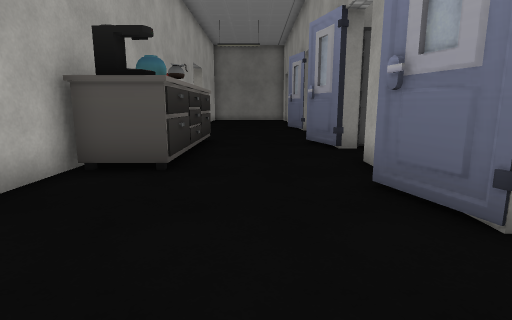
view 1 (above)

20 first-person views from a walk through a Unity game level. The camera is 1.2 m above the floor, tilts 10° down and sees 80° across. The floor is counted in squares, 1 m on a side. Each view is taken from the middle of a square. On the plan, view 1 faces up. The plan holds only what a view shows up to about 13 squares ahead; the rest is blank. The player is left out. Door leaves are left out, so doorways stand open. Some surface patterns are stand-ins.

view 2
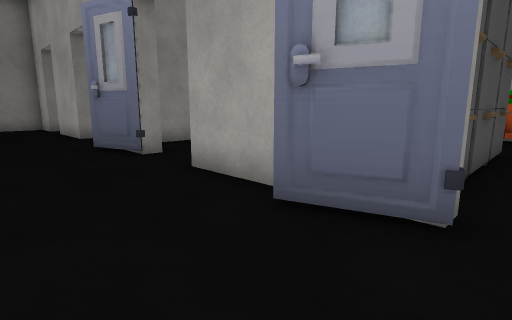

view 3
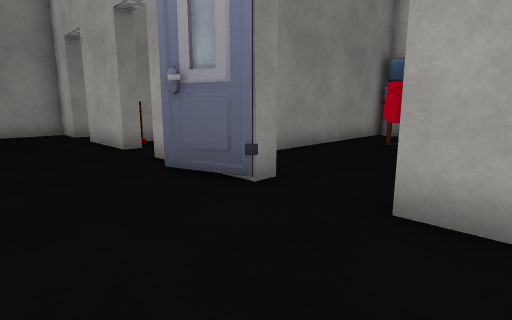

view 4
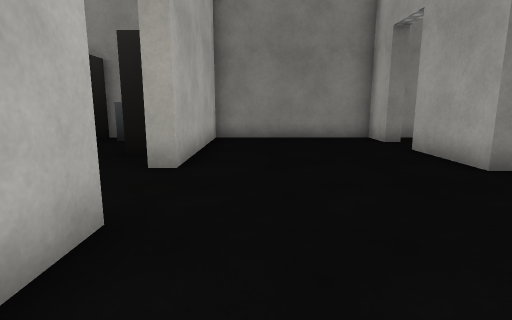

view 5
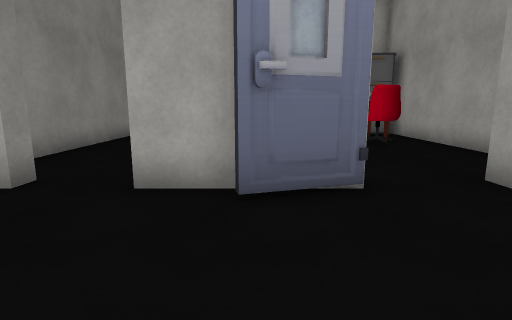

view 6
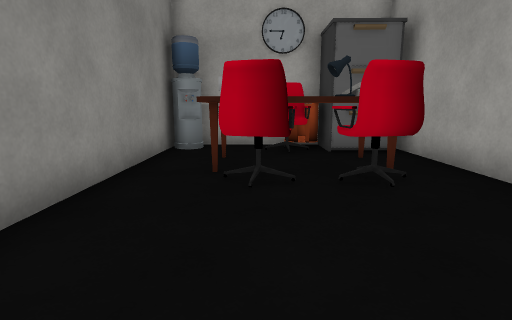

view 7
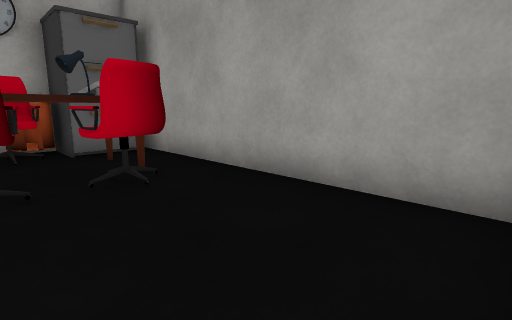

view 8
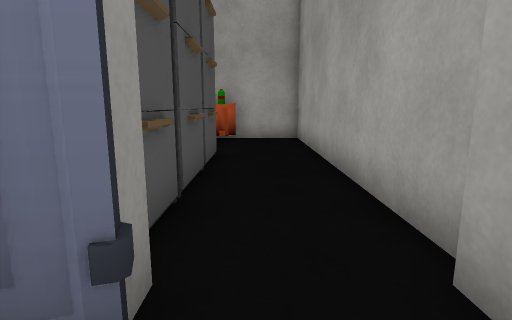

view 9
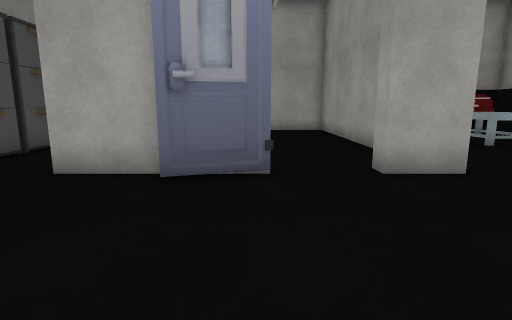

view 10
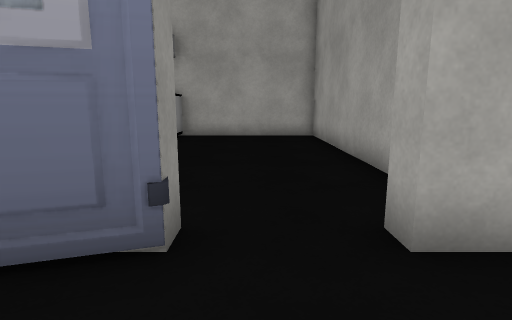

view 11
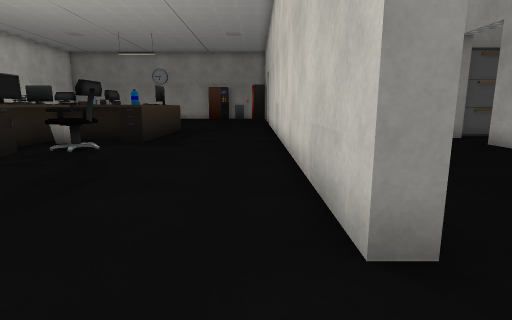

view 12
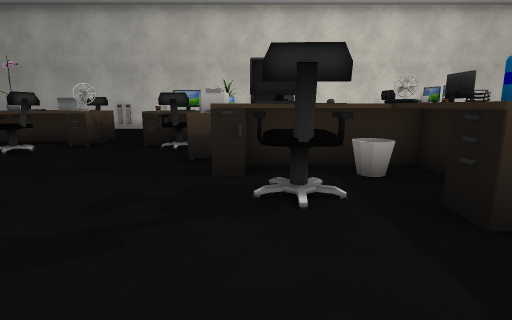

view 13
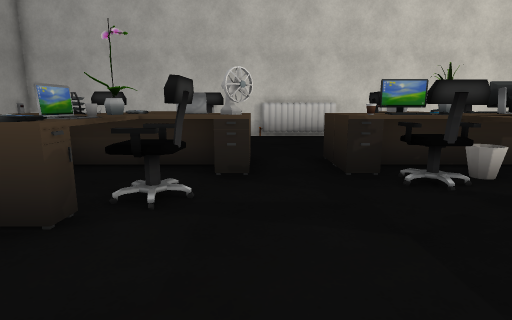

view 14
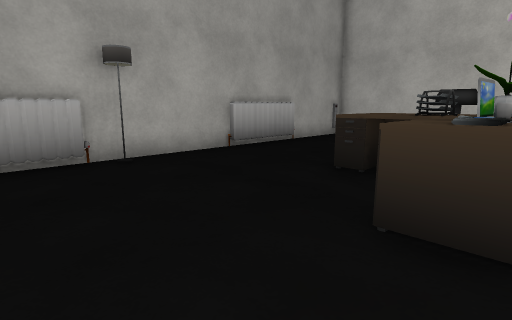

view 15
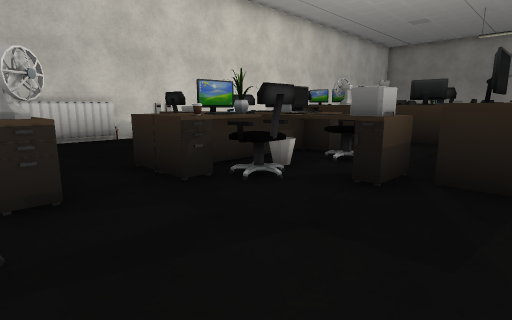

view 16
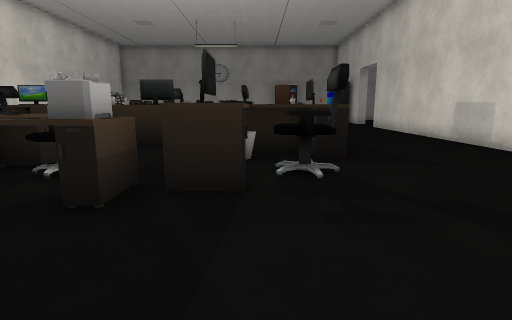

view 17
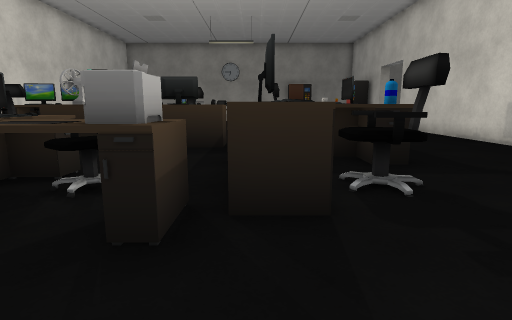

view 18
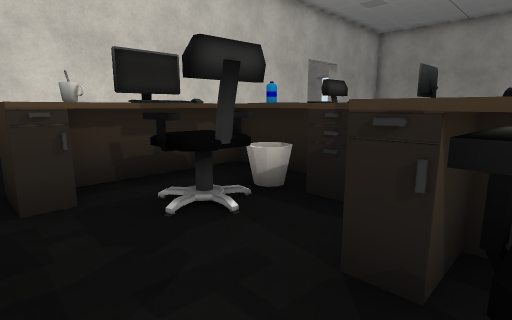

view 19
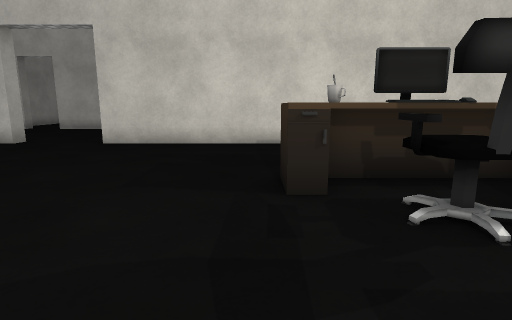

view 20
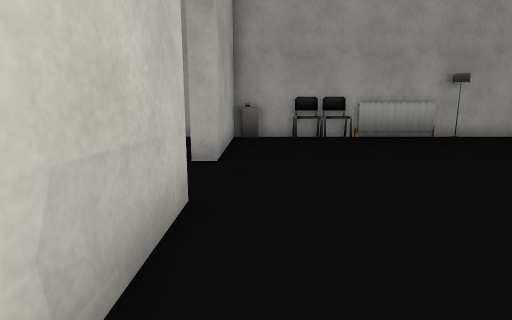

### Floor plan
Key: @ floor where view 1 was taken; # wall or solid block; . floor; D open door; ^ raised ledge; O other object.
Columns run from 23 left of view 1 to 13 right of it. Each row starts with its distance up from view 1.
 27                ##  #########
 26                OOO #      #
 25                    #    DD#
 24                    #
 23                   O#      ##
 22                   O#      O######
 21                    #    DD#
 20                         DD
 19                           #
 18                           ###########
 17              ....  #..   ##        O#
 16             ...... #     ##    OOO  #
 15            ....... # .    .   OO  O #
 14            .... .. #           OOOOO#
 13   #OOOOO . ....    #      #   OOOOOO#
 12   ##  O OO...^^    #  .   #     OOOO
 11    OO   OO^.OOO    # O   .##########
 10 #    ^OO^O^.OO#    # O   #OOOOOO   O
  9 #        ..^  ^ .. # O   ##OOOOO   O#
  8 #        ..^OOO .. # O. .           #
  7 #      ....^O## .. # O              #
  6 #    OOOOO.OOO.... #OO    ###########
  5 #   OOOOOOOOOO.....#     .#        ##
  4 #   OOOOOOO^.......#     ##         #
  3 OO   OOO O.........#.    ##         #
  2 OO    OOO..........#   .            #
  1 OO       ..... ....#                #
  0 #     OOO.....  ...#   @  #.        #
 -1 #    OOOOO...   ....      ##########
 -2 #   OOOOOOO. .
 -3 #   OO OOOO..     .
 -4 #    O  O.....     #         OOO
 -5 #     OOO ....     #          OO
 -6 #                  #          OOO
 -7 #                  #
 -8 #              OO  #
 -9 #####O######OO#OO#O##D

Where each view was taken, in squares from view 1:
view 1: 0 up, 0 right, facing up
view 2: 8 up, 1 left, facing up-right
view 3: 12 up, 1 left, facing up-right
view 4: 15 up, 2 left, facing up
view 5: 17 up, 2 left, facing right
view 6: 15 up, 3 right, facing right
view 7: 15 up, 3 right, facing down-right
view 8: 8 up, 1 right, facing right
view 9: 3 up, 3 left, facing right
view 10: 2 up, 0 right, facing right
view 11: 3 down, 5 left, facing up
view 12: 5 up, 6 left, facing left
view 13: 0 up, 10 left, facing left
view 14: 2 down, 10 left, facing down-left
view 15: 1 down, 11 left, facing up-left
view 16: 0 up, 11 left, facing up
view 17: 1 up, 12 left, facing up
view 18: 13 up, 14 left, facing down-right
view 19: 13 up, 14 left, facing right
view 20: 3 up, 5 left, facing down
